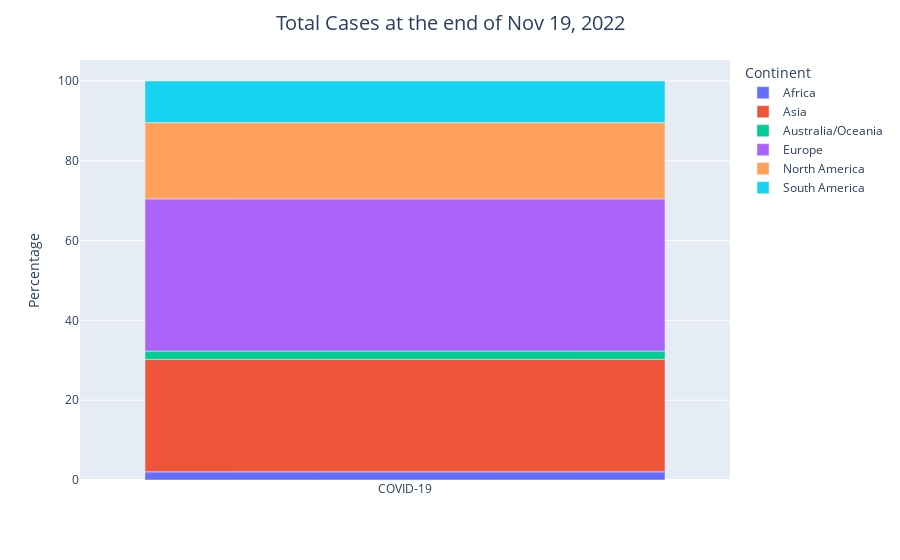
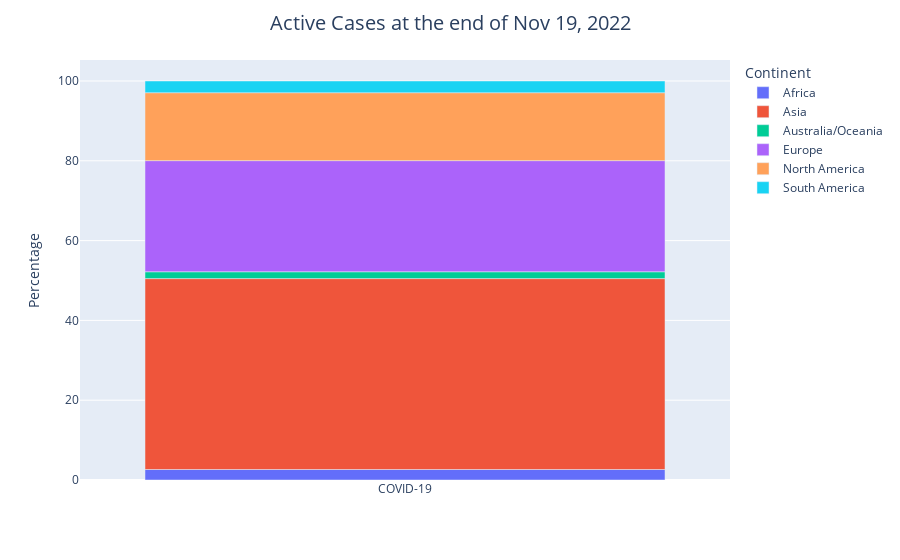
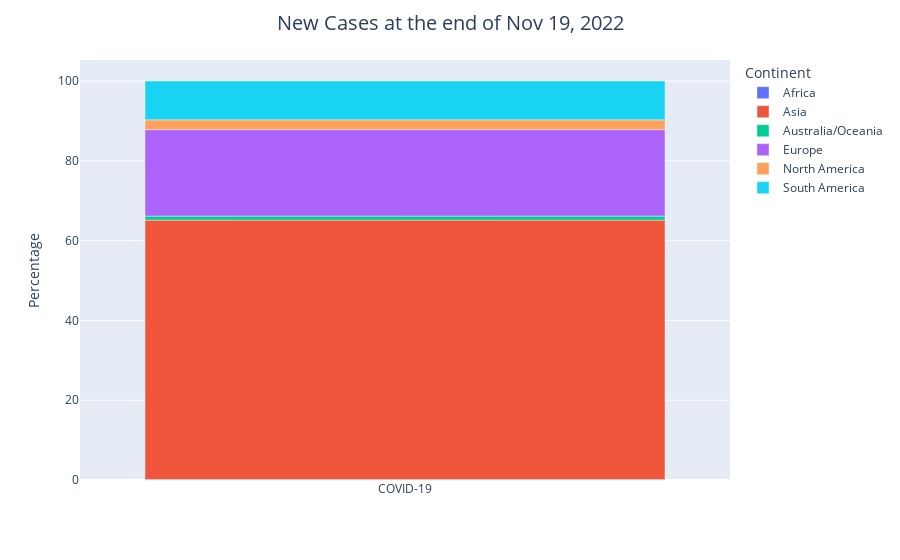
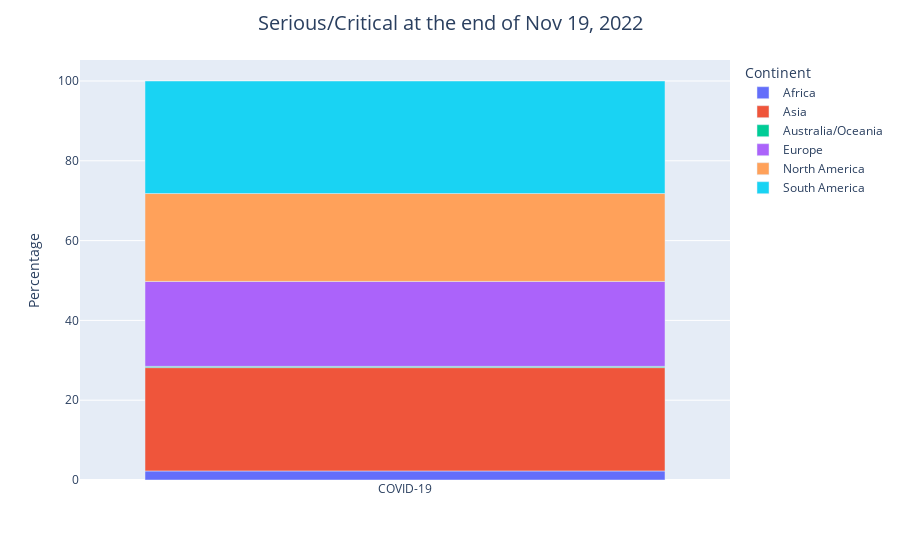

Notebook cell for these charts, in order:
### Code cell
continent_visualization(cases_vis_list)

### Figure 1 — Plotly figure (JSON) as saved in the notebook; plotly's stock layout.template omitted (floating-point values rounded to 4 significant figures)
{"data": [{"alignmentgroup": "True", "customdata": [[12679334]], "hovertemplate": "Continent=Africa<br>Virus=%{x}<br>Percentage=%{y}<br>Total Cases=%{customdata[0]}<extra></extra>", "legendgroup": "Africa", "marker": {"color": "#636efa", "pattern": {"shape": ""}}, "name": "Africa", "offsetgroup": "Africa", "orientation": "v", "showlegend": true, "textposition": "auto", "x": ["COVID-19"], "xaxis": "x", "y": [2.04], "yaxis": "y", "type": "bar"}, {"alignmentgroup": "True", "customdata": [[174998508]], "hovertemplate": "Continent=Asia<br>Virus=%{x}<br>Percentage=%{y}<br>Total Cases=%{customdata[0]}<extra></extra>", "legendgroup": "Asia", "marker": {"color": "#EF553B", "pattern": {"shape": ""}}, "name": "Asia", "offsetgroup": "Asia", "orientation": "v", "showlegend": true, "textposition": "auto", "x": ["COVID-19"], "xaxis": "x", "y": [28.19], "yaxis": "y", "type": "bar"}, {"alignmentgroup": "True", "customdata": [[12841302]], "hovertemplate": "Continent=Australia/Oceania<br>Virus=%{x}<br>Percentage=%{y}<br>Total Cases=%{customdata[0]}<extra></extra>", "legendgroup": "Australia/Oceania", "marker": {"color": "#00cc96", "pattern": {"shape": ""}}, "name": "Australia/Oceania", "offsetgroup": "Australia/Oceania", "orientation": "v", "showlegend": true, "textposition": "auto", "x": ["COVID-19"], "xaxis": "x", "y": [2.07], "yaxis": "y", "type": "bar"}, {"alignmentgroup": "True", "customdata": [[236803634]], "hovertemplate": "Continent=Europe<br>Virus=%{x}<br>Percentage=%{y}<br>Total Cases=%{customdata[0]}<extra></extra>", "legendgroup": "Europe", "marker": {"color": "#ab63fa", "pattern": {"shape": ""}}, "name": "Europe", "offsetgroup": "Europe", "orientation": "v", "showlegend": true, "textposition": "auto", "x": ["COVID-19"], "xaxis": "x", "y": [38.15], "yaxis": "y", "type": "bar"}, {"alignmentgroup": "True", "customdata": [[118681479]], "hovertemplate": "Continent=North America<br>Virus=%{x}<br>Percentage=%{y}<br>Total Cases=%{customdata[0]}<extra></extra>", "legendgroup": "North America", "marker": {"color": "#FFA15A", "pattern": {"shape": ""}}, "name": "North America", "offsetgroup": "North America", "orientation": "v", "showlegend": true, "textposition": "auto", "x": ["COVID-19"], "xaxis": "x", "y": [19.12], "yaxis": "y", "type": "bar"}, {"alignmentgroup": "True", "customdata": [[64774344]], "hovertemplate": "Continent=South America<br>Virus=%{x}<br>Percentage=%{y}<br>Total Cases=%{customdata[0]}<extra></extra>", "legendgroup": "South America", "marker": {"color": "#19d3f3", "pattern": {"shape": ""}}, "name": "South America", "offsetgroup": "South America", "orientation": "v", "showlegend": true, "textposition": "auto", "x": ["COVID-19"], "xaxis": "x", "y": [10.43], "yaxis": "y", "type": "bar"}], "layout": {"xaxis": {"anchor": "y", "domain": [0, 1], "title": {"text": ""}, "type": "category", "range": [-0.5, 0.5], "autorange": true}, "yaxis": {"anchor": "x", "domain": [0, 1], "title": {"text": "Percentage"}, "type": "linear", "range": [0, 105.3], "autorange": true}, "legend": {"title": {"text": "Continent"}, "tracegroupgap": 0}, "margin": {"t": 60}, "barmode": "relative", "title": {"font": {"size": 20}, "text": "Total Cases at the end of Nov 19, 2022", "x": 0.5, "xanchor": "center"}, "autosize": true}}

### Figure 2 — Plotly figure (JSON) as saved in the notebook; plotly's stock layout.template omitted (floating-point values rounded to 4 significant figures)
{"data": [{"alignmentgroup": "True", "customdata": [[339158]], "hovertemplate": "Continent=Africa<br>Virus=%{x}<br>Percentage=%{y}<br>Active Cases=%{customdata[0]}<extra></extra>", "legendgroup": "Africa", "marker": {"color": "#636efa", "pattern": {"shape": ""}}, "name": "Africa", "offsetgroup": "Africa", "orientation": "v", "showlegend": true, "textposition": "auto", "x": ["COVID-19"], "xaxis": "x", "y": [2.63], "yaxis": "y", "type": "bar"}, {"alignmentgroup": "True", "customdata": [[6164641]], "hovertemplate": "Continent=Asia<br>Virus=%{x}<br>Percentage=%{y}<br>Active Cases=%{customdata[0]}<extra></extra>", "legendgroup": "Asia", "marker": {"color": "#EF553B", "pattern": {"shape": ""}}, "name": "Asia", "offsetgroup": "Asia", "orientation": "v", "showlegend": true, "textposition": "auto", "x": ["COVID-19"], "xaxis": "x", "y": [47.84], "yaxis": "y", "type": "bar"}, {"alignmentgroup": "True", "customdata": [[221406]], "hovertemplate": "Continent=Australia/Oceania<br>Virus=%{x}<br>Percentage=%{y}<br>Active Cases=%{customdata[0]}<extra></extra>", "legendgroup": "Australia/Oceania", "marker": {"color": "#00cc96", "pattern": {"shape": ""}}, "name": "Australia/Oceania", "offsetgroup": "Australia/Oceania", "orientation": "v", "showlegend": true, "textposition": "auto", "x": ["COVID-19"], "xaxis": "x", "y": [1.72], "yaxis": "y", "type": "bar"}, {"alignmentgroup": "True", "customdata": [[3588447]], "hovertemplate": "Continent=Europe<br>Virus=%{x}<br>Percentage=%{y}<br>Active Cases=%{customdata[0]}<extra></extra>", "legendgroup": "Europe", "marker": {"color": "#ab63fa", "pattern": {"shape": ""}}, "name": "Europe", "offsetgroup": "Europe", "orientation": "v", "showlegend": true, "textposition": "auto", "x": ["COVID-19"], "xaxis": "x", "y": [27.85], "yaxis": "y", "type": "bar"}, {"alignmentgroup": "True", "customdata": [[2194655]], "hovertemplate": "Continent=North America<br>Virus=%{x}<br>Percentage=%{y}<br>Active Cases=%{customdata[0]}<extra></extra>", "legendgroup": "North America", "marker": {"color": "#FFA15A", "pattern": {"shape": ""}}, "name": "North America", "offsetgroup": "North America", "orientation": "v", "showlegend": true, "textposition": "auto", "x": ["COVID-19"], "xaxis": "x", "y": [17.03], "yaxis": "y", "type": "bar"}, {"alignmentgroup": "True", "customdata": [[376927]], "hovertemplate": "Continent=South America<br>Virus=%{x}<br>Percentage=%{y}<br>Active Cases=%{customdata[0]}<extra></extra>", "legendgroup": "South America", "marker": {"color": "#19d3f3", "pattern": {"shape": ""}}, "name": "South America", "offsetgroup": "South America", "orientation": "v", "showlegend": true, "textposition": "auto", "x": ["COVID-19"], "xaxis": "x", "y": [2.93], "yaxis": "y", "type": "bar"}], "layout": {"xaxis": {"anchor": "y", "domain": [0, 1], "title": {"text": ""}, "type": "category", "range": [-0.5, 0.5], "autorange": true}, "yaxis": {"anchor": "x", "domain": [0, 1], "title": {"text": "Percentage"}, "type": "linear", "range": [0, 105.3], "autorange": true}, "legend": {"title": {"text": "Continent"}, "tracegroupgap": 0}, "margin": {"t": 60}, "barmode": "relative", "title": {"font": {"size": 20}, "text": "Active Cases at the end of Nov 19, 2022", "x": 0.5, "xanchor": "center"}, "autosize": true}}

### Figure 3 — Plotly figure (JSON) as saved in the notebook; plotly's stock layout.template omitted (floating-point values rounded to 4 significant figures)
{"data": [{"alignmentgroup": "True", "customdata": [[352]], "hovertemplate": "Continent=Africa<br>Virus=%{x}<br>Percentage=%{y}<br>New Cases=%{customdata[0]}<extra></extra>", "legendgroup": "Africa", "marker": {"color": "#636efa", "pattern": {"shape": ""}}, "name": "Africa", "offsetgroup": "Africa", "orientation": "v", "showlegend": true, "textposition": "auto", "x": ["COVID-19"], "xaxis": "x", "y": [0.13], "yaxis": "y", "type": "bar"}, {"alignmentgroup": "True", "customdata": [[178227]], "hovertemplate": "Continent=Asia<br>Virus=%{x}<br>Percentage=%{y}<br>New Cases=%{customdata[0]}<extra></extra>", "legendgroup": "Asia", "marker": {"color": "#EF553B", "pattern": {"shape": ""}}, "name": "Asia", "offsetgroup": "Asia", "orientation": "v", "showlegend": true, "textposition": "auto", "x": ["COVID-19"], "xaxis": "x", "y": [65.02], "yaxis": "y", "type": "bar"}, {"alignmentgroup": "True", "customdata": [[2731]], "hovertemplate": "Continent=Australia/Oceania<br>Virus=%{x}<br>Percentage=%{y}<br>New Cases=%{customdata[0]}<extra></extra>", "legendgroup": "Australia/Oceania", "marker": {"color": "#00cc96", "pattern": {"shape": ""}}, "name": "Australia/Oceania", "offsetgroup": "Australia/Oceania", "orientation": "v", "showlegend": true, "textposition": "auto", "x": ["COVID-19"], "xaxis": "x", "y": [1], "yaxis": "y", "type": "bar"}, {"alignmentgroup": "True", "customdata": [[59419]], "hovertemplate": "Continent=Europe<br>Virus=%{x}<br>Percentage=%{y}<br>New Cases=%{customdata[0]}<extra></extra>", "legendgroup": "Europe", "marker": {"color": "#ab63fa", "pattern": {"shape": ""}}, "name": "Europe", "offsetgroup": "Europe", "orientation": "v", "showlegend": true, "textposition": "auto", "x": ["COVID-19"], "xaxis": "x", "y": [21.68], "yaxis": "y", "type": "bar"}, {"alignmentgroup": "True", "customdata": [[6714]], "hovertemplate": "Continent=North America<br>Virus=%{x}<br>Percentage=%{y}<br>New Cases=%{customdata[0]}<extra></extra>", "legendgroup": "North America", "marker": {"color": "#FFA15A", "pattern": {"shape": ""}}, "name": "North America", "offsetgroup": "North America", "orientation": "v", "showlegend": true, "textposition": "auto", "x": ["COVID-19"], "xaxis": "x", "y": [2.45], "yaxis": "y", "type": "bar"}, {"alignmentgroup": "True", "customdata": [[26688]], "hovertemplate": "Continent=South America<br>Virus=%{x}<br>Percentage=%{y}<br>New Cases=%{customdata[0]}<extra></extra>", "legendgroup": "South America", "marker": {"color": "#19d3f3", "pattern": {"shape": ""}}, "name": "South America", "offsetgroup": "South America", "orientation": "v", "showlegend": true, "textposition": "auto", "x": ["COVID-19"], "xaxis": "x", "y": [9.74], "yaxis": "y", "type": "bar"}], "layout": {"xaxis": {"anchor": "y", "domain": [0, 1], "title": {"text": ""}, "type": "category", "range": [-0.5, 0.5], "autorange": true}, "yaxis": {"anchor": "x", "domain": [0, 1], "title": {"text": "Percentage"}, "type": "linear", "range": [0, 105.3], "autorange": true}, "legend": {"title": {"text": "Continent"}, "tracegroupgap": 0}, "margin": {"t": 60}, "barmode": "relative", "title": {"font": {"size": 20}, "text": "New Cases at the end of Nov 19, 2022", "x": 0.5, "xanchor": "center"}, "autosize": true}}

### Figure 4 — Plotly figure (JSON) as saved in the notebook; plotly's stock layout.template omitted (floating-point values rounded to 4 significant figures)
{"data": [{"alignmentgroup": "True", "customdata": [[814]], "hovertemplate": "Continent=Africa<br>Virus=%{x}<br>Percentage=%{y}<br>Serious/Critical=%{customdata[0]}<extra></extra>", "legendgroup": "Africa", "marker": {"color": "#636efa", "pattern": {"shape": ""}}, "name": "Africa", "offsetgroup": "Africa", "orientation": "v", "showlegend": true, "textposition": "auto", "x": ["COVID-19"], "xaxis": "x", "y": [2.27], "yaxis": "y", "type": "bar"}, {"alignmentgroup": "True", "customdata": [[9290]], "hovertemplate": "Continent=Asia<br>Virus=%{x}<br>Percentage=%{y}<br>Serious/Critical=%{customdata[0]}<extra></extra>", "legendgroup": "Asia", "marker": {"color": "#EF553B", "pattern": {"shape": ""}}, "name": "Asia", "offsetgroup": "Asia", "orientation": "v", "showlegend": true, "textposition": "auto", "x": ["COVID-19"], "xaxis": "x", "y": [25.9], "yaxis": "y", "type": "bar"}, {"alignmentgroup": "True", "customdata": [[110]], "hovertemplate": "Continent=Australia/Oceania<br>Virus=%{x}<br>Percentage=%{y}<br>Serious/Critical=%{customdata[0]}<extra></extra>", "legendgroup": "Australia/Oceania", "marker": {"color": "#00cc96", "pattern": {"shape": ""}}, "name": "Australia/Oceania", "offsetgroup": "Australia/Oceania", "orientation": "v", "showlegend": true, "textposition": "auto", "x": ["COVID-19"], "xaxis": "x", "y": [0.31], "yaxis": "y", "type": "bar"}, {"alignmentgroup": "True", "customdata": [[7636]], "hovertemplate": "Continent=Europe<br>Virus=%{x}<br>Percentage=%{y}<br>Serious/Critical=%{customdata[0]}<extra></extra>", "legendgroup": "Europe", "marker": {"color": "#ab63fa", "pattern": {"shape": ""}}, "name": "Europe", "offsetgroup": "Europe", "orientation": "v", "showlegend": true, "textposition": "auto", "x": ["COVID-19"], "xaxis": "x", "y": [21.29], "yaxis": "y", "type": "bar"}, {"alignmentgroup": "True", "customdata": [[7900]], "hovertemplate": "Continent=North America<br>Virus=%{x}<br>Percentage=%{y}<br>Serious/Critical=%{customdata[0]}<extra></extra>", "legendgroup": "North America", "marker": {"color": "#FFA15A", "pattern": {"shape": ""}}, "name": "North America", "offsetgroup": "North America", "orientation": "v", "showlegend": true, "textposition": "auto", "x": ["COVID-19"], "xaxis": "x", "y": [22.03], "yaxis": "y", "type": "bar"}, {"alignmentgroup": "True", "customdata": [[10116]], "hovertemplate": "Continent=South America<br>Virus=%{x}<br>Percentage=%{y}<br>Serious/Critical=%{customdata[0]}<extra></extra>", "legendgroup": "South America", "marker": {"color": "#19d3f3", "pattern": {"shape": ""}}, "name": "South America", "offsetgroup": "South America", "orientation": "v", "showlegend": true, "textposition": "auto", "x": ["COVID-19"], "xaxis": "x", "y": [28.2], "yaxis": "y", "type": "bar"}], "layout": {"xaxis": {"anchor": "y", "domain": [0, 1], "title": {"text": ""}, "type": "category", "range": [-0.5, 0.5], "autorange": true}, "yaxis": {"anchor": "x", "domain": [0, 1], "title": {"text": "Percentage"}, "type": "linear", "range": [0, 105.3], "autorange": true}, "legend": {"title": {"text": "Continent"}, "tracegroupgap": 0}, "margin": {"t": 60}, "barmode": "relative", "title": {"font": {"size": 20}, "text": "Serious/Critical at the end of Nov 19, 2022", "x": 0.5, "xanchor": "center"}, "autosize": true}}
